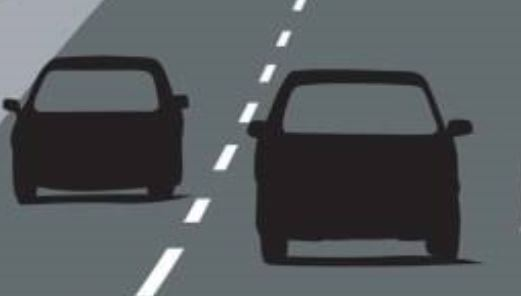
#> input picture 26. Graham scan (Convex Hull)/cars.jpg, 521 x 296 px
$ python 1.py
#> lines starting #> are read from the running program, lines starting #| are printed output that depends on the picture; after the words box and inside, x2 and y2 are one past the last pixel; in counts of white or black regions, pixels touching at a corner belong together
import cv2

img = cv2.imread('cars.jpg',1)
#> img is the input picture: shape (296, 521, 3); mean B, G, R 92.2, 89.4, 84.7
image = cv2.imread('cars.jpg',1)

gray = cv2.cvtColor(img,cv2.COLOR_BGR2GRAY)

_,thresh = cv2.threshold(gray,50,255,cv2.THRESH_BINARY)
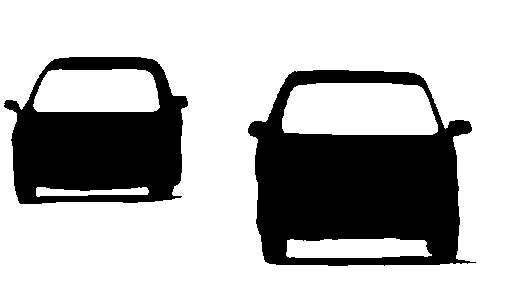
#> thresh: shape (296, 521); 71.7% white; 2 black regions
contours,_ = cv2.findContours(thresh,cv2.RETR_TREE,cv2.CHAIN_APPROX_SIMPLE)
#> contours = 7 contours; box (x1, y1, x2, y2) and area: (0, 0, 521, 296) 153400, (247, 69, 477, 267) 37064, (3, 56, 189, 205) 22810, (282, 83, 438, 135) 7188, (33, 69, 160, 112) 4802, (286, 238, 432, 258) 2376, (36, 187, 149, 197) 600


for contour in contours:
    hull = cv2.convexHull(contour)
    cv2.drawContours(img,[hull],-1,(0,255,255),2)
    cv2.drawContours(image,[contour],0,(0,255,255),2)
#> this loop made 7 passes
#> (contour, hull) on pass 1: ([[0, 0], [0, 295], [520, 295], [520, 0]], [[520, 0], [520, 295], [0, 295], [0, 0]])
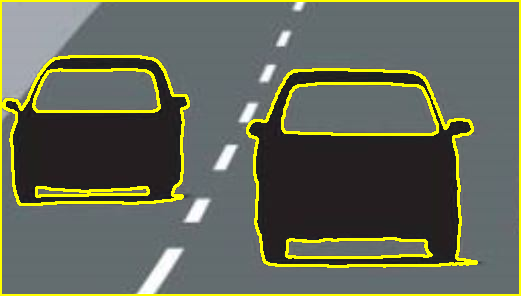
#> image: shape (296, 521, 3); 7.7% of pixels changed, all inside (x1, y1, x2, y2) = (0, 0, 521, 296)
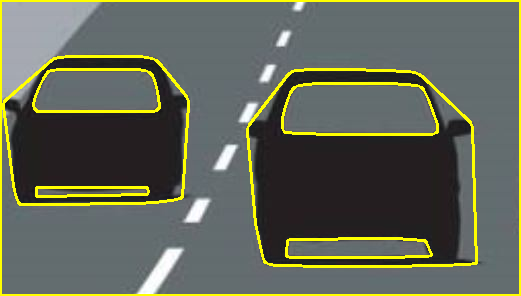
#> img: shape (296, 521, 3); 7.12% of pixels changed, all inside (x1, y1, x2, y2) = (0, 0, 521, 296)


cv2.imshow('Hull',img)
cv2.imshow('Contour',image)

# cv2.imshow('Gray image',gray)
# cv2.imshow('Threshhold',thresh)
cv2.waitKey(0)
cv2.destroyAllWindows()
